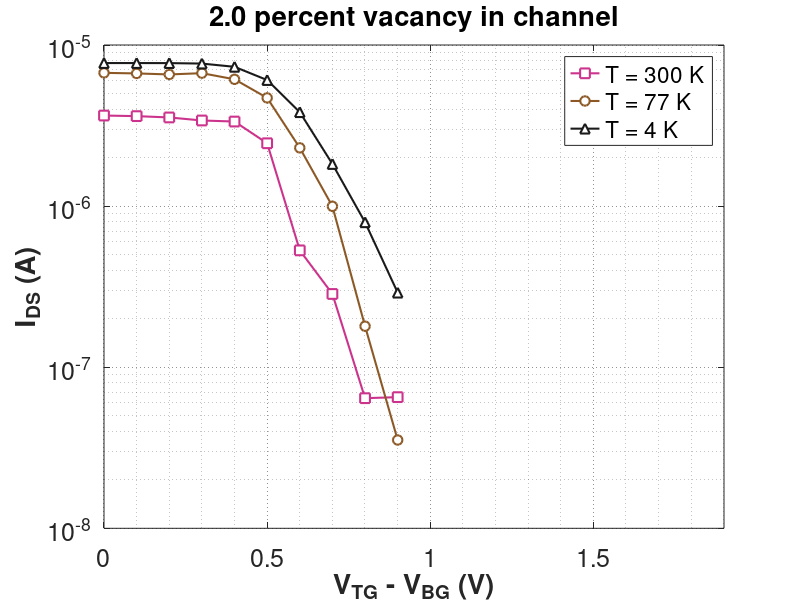

This figure's MATLAB source:
clc; clear; close all;

EG1 = importdata('gate_voltage_current_edge_Vacancy_2.0_percent.mat');
EG2 = importdata('gate_voltage_current_edge_Vacancy_2.0_temp77.mat');
EG3 = importdata('gate_voltage_current_edge_Vacancy_2.0_temp4.mat');


Vds_all = 0.05*ones(1,20);
Vgs_all = 1.26706*EG2.Vgs;

% --- FIX 1: Extract absolute raw currents (DO NOT apply log10 here) ---
% semilogy will handle the log scaling automatically for the plot.
Ids1 = abs(real(EG1.I'));
Ids2 = abs(real(EG2.I'));
Ids3 = abs(real(EG3.I'));
Ids1(11:end)=0
Ids2(11:end)=0;
Ids3(11:end)=0;

Temp = zeros(1,3);
Temp(1) = 300;
Temp(2) = 77;
Temp(3) = 4;


figure('Color', [1 1 1]); 
hold on;
grid on;
box on;
% --- 9 distinct colors ---
c1 = [0.0000 0.4470 0.7410];   % blue
c2 = [0.8500 0.3250 0.0980];   % vermillion
c3 = [0.4660 0.6740 0.1880];   % green
c4 = [0.4940 0.1840 0.5560];   % purple
c5 = [0.9290 0.6940 0.1250];   % orange
c6 = [0.0000 0.6000 0.6000];   % teal
c7 = [0.8000 0.2000 0.5500];   % magenta
c8 = [0.5500 0.3500 0.1500];   % brown
c9 = [0.1000 0.1000 0.1000];   % near-black
% --- Plotting with semilogy ---
% Using custom markers and distinct colors to mimic the reference style
p7 = semilogy(Vgs_all, Ids1, '-s',  'Color', c7, 'LineWidth', 1.5, 'MarkerSize', 7, 'MarkerEdgeColor', c7, 'MarkerFaceColor', 'w'); % Magenta Hexagram
p8 = semilogy(Vgs_all, Ids2, '-o',  'Color', c8, 'LineWidth', 1.5, 'MarkerSize', 7, 'MarkerEdgeColor', c8, 'MarkerFaceColor', 'w'); % Brown Right-triangle
p9 = semilogy(Vgs_all, Ids3, '-^',  'Color', c9, 'LineWidth', 1.5, 'MarkerSize', 7, 'MarkerEdgeColor', c9, 'MarkerFaceColor', 'w'); % Near-black Left-triangle

% --- Generate legend labels dynamically ---
legend_labels = arrayfun(@(Temp) sprintf('T = %.0f K ', Temp), Temp, 'UniformOutput', false);

% --- Axis Labeling & Styling ---
% Match the X-axis label style from your reference image
xlabel('V_{TG} - V_{BG} (V)', 'FontSize', 20, 'FontWeight', 'bold');
ylabel('I_{DS} (A)', 'FontSize', 20, 'FontWeight', 'bold');
title('2.0 percent vacancy in channel')
% --- Legend & Grid Enhancement ---
legend(legend_labels, 'Location', 'best', 'FontSize', 16); 
set(gca, 'GridLineStyle', ':', 'GridAlpha', 0.5);
set(gca, 'YMinorGrid', 'on', 'XMinorGrid', 'on'); 
set(gcf, 'Position', [100 100 1000 700]); % Slightly taller ratio to match reference image
set(gca, 'FontSize', 18);
xlim([min(Vgs_all) max(Vgs_all)]);
